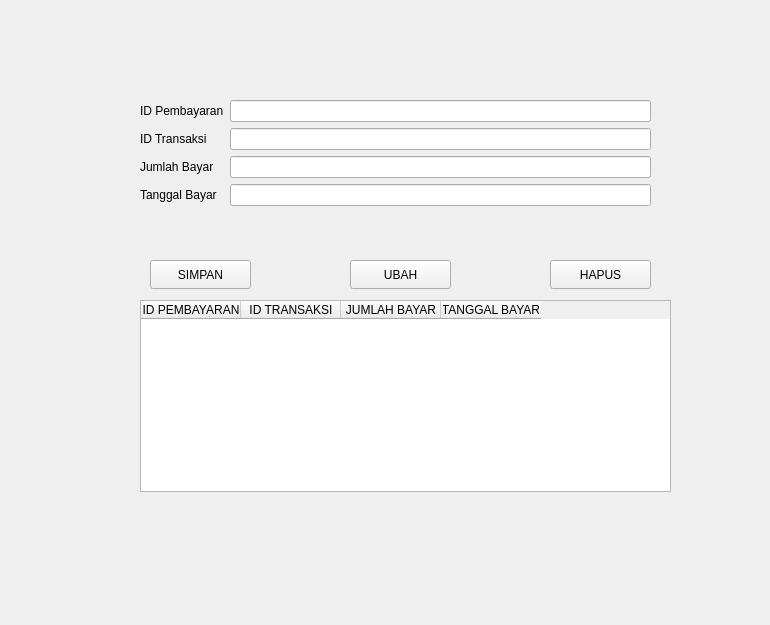
<?xml version="1.0" encoding="UTF-8"?>
<ui version="4.0">
 <class>Form</class>
 <widget class="QWidget" name="Form">
  <property name="geometry">
   <rect>
    <x>0</x>
    <y>0</y>
    <width>770</width>
    <height>625</height>
   </rect>
  </property>
  <property name="windowTitle">
   <string>Form</string>
  </property>
  <widget class="QWidget" name="formLayoutWidget">
   <property name="geometry">
    <rect>
     <x>140</x>
     <y>100</y>
     <width>511</width>
     <height>151</height>
    </rect>
   </property>
   <layout class="QFormLayout" name="formLayout">
    <item row="0" column="0">
     <widget class="QLabel" name="iDPembayaranLabel">
      <property name="text">
       <string>ID Pembayaran</string>
      </property>
     </widget>
    </item>
    <item row="0" column="1">
     <widget class="QLineEdit" name="editPembayaran"/>
    </item>
    <item row="1" column="0">
     <widget class="QLabel" name="iDTransaksiLabel">
      <property name="text">
       <string>ID Transaksi</string>
      </property>
     </widget>
    </item>
    <item row="1" column="1">
     <widget class="QLineEdit" name="editTransaksi"/>
    </item>
    <item row="2" column="0">
     <widget class="QLabel" name="jumlahBayarLabel">
      <property name="text">
       <string>Jumlah Bayar</string>
      </property>
     </widget>
    </item>
    <item row="3" column="0">
     <widget class="QLabel" name="tanggalBayarLabel">
      <property name="text">
       <string>Tanggal Bayar</string>
      </property>
     </widget>
    </item>
    <item row="3" column="1">
     <widget class="QLineEdit" name="editTBayar"/>
    </item>
    <item row="2" column="1">
     <widget class="QLineEdit" name="editJBayar"/>
    </item>
   </layout>
  </widget>
  <widget class="QPushButton" name="btnSimpan">
   <property name="geometry">
    <rect>
     <x>150</x>
     <y>260</y>
     <width>101</width>
     <height>29</height>
    </rect>
   </property>
   <property name="text">
    <string>SIMPAN</string>
   </property>
  </widget>
  <widget class="QPushButton" name="btnUbah">
   <property name="geometry">
    <rect>
     <x>350</x>
     <y>260</y>
     <width>101</width>
     <height>29</height>
    </rect>
   </property>
   <property name="text">
    <string>UBAH</string>
   </property>
  </widget>
  <widget class="QPushButton" name="btnHapus">
   <property name="geometry">
    <rect>
     <x>550</x>
     <y>260</y>
     <width>101</width>
     <height>29</height>
    </rect>
   </property>
   <property name="text">
    <string>HAPUS</string>
   </property>
  </widget>
  <widget class="QTableWidget" name="tabelPembayaran">
   <property name="geometry">
    <rect>
     <x>140</x>
     <y>300</y>
     <width>531</width>
     <height>192</height>
    </rect>
   </property>
   <column>
    <property name="text">
     <string>ID PEMBAYARAN</string>
    </property>
   </column>
   <column>
    <property name="text">
     <string>ID TRANSAKSI</string>
    </property>
   </column>
   <column>
    <property name="text">
     <string>JUMLAH BAYAR</string>
    </property>
   </column>
   <column>
    <property name="text">
     <string>TANGGAL BAYAR</string>
    </property>
   </column>
  </widget>
 </widget>
 <resources/>
 <connections/>
</ui>
